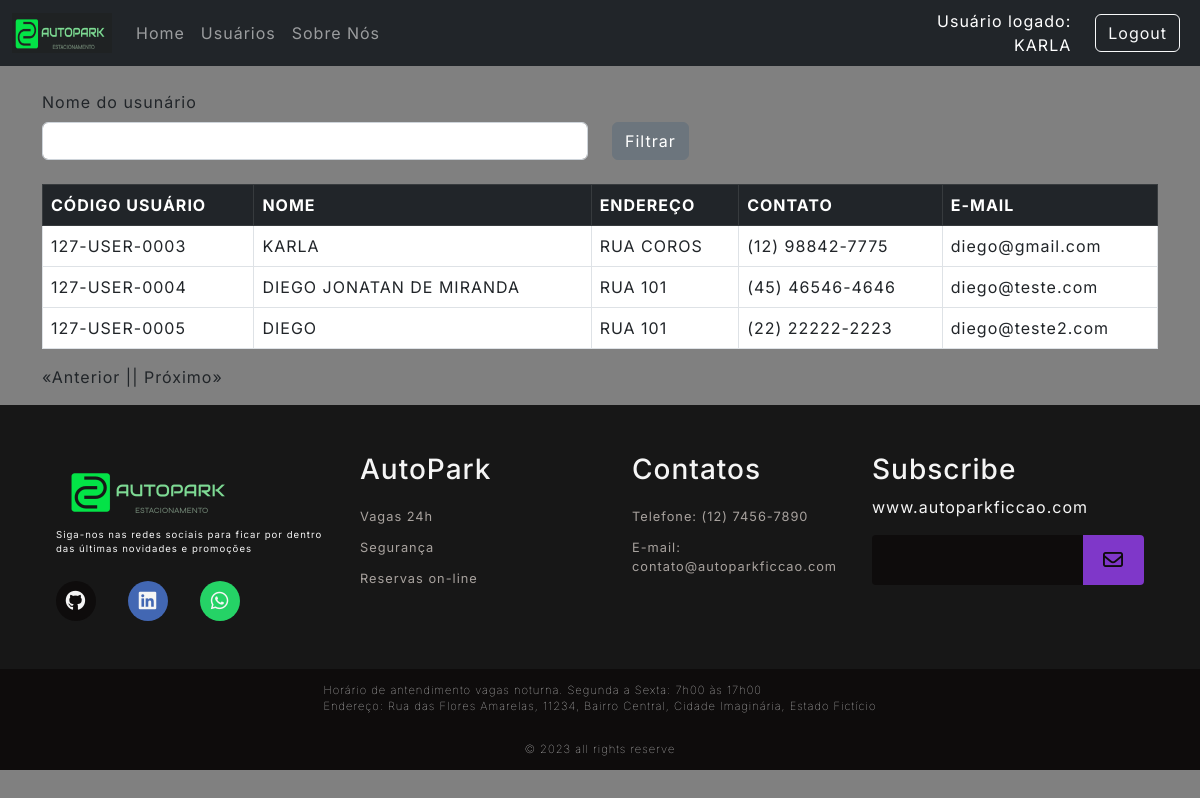
/user/list (signed in), run on an earlier commit of the app's database.
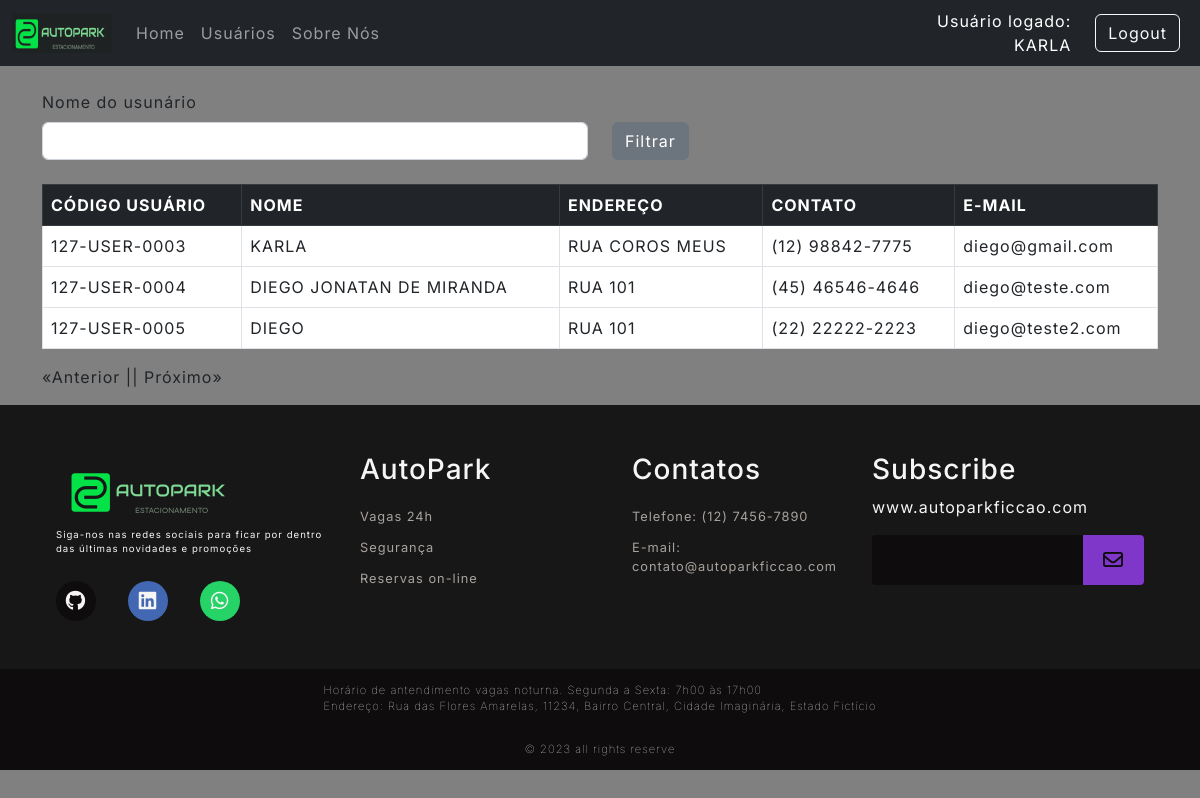
And on a later commit of the database.
### Src/Model/BancoDados.py (models this page shows, shortened)
class Usuarios(UserMixin,db.Model):
  __tablename__= "Usuarios"
  id = db.Column(db.Integer, primary_key=True, autoincrement=True)
  cpf = db.Column(db.Integer, unique=True)
  codUser = db.Column(db.Integer, unique=True)
  nome = db.Column(db.String(150))
  endereco = db.Column(db.String(150))
  contato = db.Column(db.String(150))
  email = db.Column(db.String(150))
  senha = db.Column(db.String(150))
  status = db.Column(db.String(3))

### Src/View/User.py (the view)
@User.route('/list', defaults={'page':1}, methods=['GET'])
@User.route('/list/<int:page>', methods=['GET'])
@login_required
def listUser(page):
  _userFilter=request.values.get('nomeUsuario')
  if _userFilter == 'None' or _userFilter is None:
    _userFilter=""
  return render_template('listaUsuarios.html', listData=UserController.List(page,_userFilter),_nomeUser=_userFilter)

### Src/Controller/Users.py (called while the page is built)
  def List(page,_userFilter, per_page=15):
    if len(_userFilter)<1 :
      query = Usuarios.query.paginate(page=page, per_page=per_page)
      queryCount = Usuarios.query.count()
    else:
      query = Usuarios.query.filter(Usuarios.nome.like('%'+_userFilter+'%')).paginate(page=page, per_page=per_page)
      queryCount = Usuarios.query.count()
    return {
      "regUser": query,
      "count": queryCount,
      "page": page,
      "per_page": per_page
    }

### Src/View/Login.py (called while the page is built)
@login_manager.user_loader
def load_user(employee_id):
  usuario = Usuarios.query.filter_by(id=employee_id).first()
  return usuario

### Templates/listaUsuarios.html (shortened to what this page needs)
{% extends 'base.html' %}
{% block conteudo %}
<br>
<div class="row">
    <label class="form-label" for="form3Example4">Nome do usunário</label>
    <fieldset class="form-group col-md-6">
        <form action="{{url_for('router.user.listUser')}}" method="GET">
            <input type="text" class="form-control" name="nomeUsuario" value="{{_nomeUser}}">
    </fieldset>
    <fieldset class="form-group col-md-4">
        <button type="submit" class="btn btn-secondary">Filtrar</button>
    </fieldset>
</div>
<br>
<div class="bg-white ">
  <table class="table table-bordered table-hover">
    <thead class="table-dark">
      <tr>
        <th scope="col">CÓDIGO USUÁRIO</th>
        <th scope="col">NOME</th>
        <th scope="col">ENDEREÇO</th>
        <th scope="col">CONTATO</th>
        <th scope="col">E-MAIL</th>
      </tr>
    </thead>
    <tbody>
      {% for registro in listData['regUser'].items %}
      {% if not registro.nome == "ADMIN" %}
      <tr>
        <td>{{registro.codUser}}</td>
        <td>{{registro.nome}}</td>
        <td>{{registro.endereco}}</td>
        <td>{{registro.contato}}</td>
        <td>{{registro.email}}</td>
      </tr>
      {% endif %}
      {% endfor %}
    </tbody>
  </table>
</div>
<div style="display: flex;">
    {% if listData['regUser'].has_prev %}
    <a href="{{listData['regUser'].prev_num}}?nomeUsuario={{_nomeUser}}">«Anterior |</a>
    {% else %}
    <p>«Anterior |</p>
    {% endif %}
    {% if listData['regUser'].has_next %}
      {% if listData['page'] == 1%}
        <a href="list/{{listData['regUser'].next_num}}?nomeUsuario={{_nomeUser}}">| Próximo»</a>
      {% else %}
        <a href="{{listData['regUser'].next_num}}?nomeUsuario={{_nomeUser}}">| Próximo»</a>
      {% endif %}
    {% else %}
    <p>| Próximo»</p>
    {% endif %}
</div>
{% endblock conteudo %}

### Templates/base.html (shortened to what this page needs)
<!DOCTYPE html>
<html lang="pt-br">
<head>
  <link rel="stylesheet" href="https://cdn.jsdelivr.net/npm/bootstrap@5.2.3/dist/css/bootstrap.min.css"
>
  <link rel="stylesheet" href="https://cdnjs.cloudflare.com/ajax/libs/font-awesome/6.4.2/css/all.min.css"
 />
  <link rel="stylesheet" href="{{url_for('static', filename='style.css')}}">
</head>
<body>
  <header>
    {% include 'top.html' %}
  </header>
  <main class="main-auto">
    <div class="container">
      {% block conteudo %}
      {% endblock conteudo %}
    </div>
  </main>
  <footer>
    {% include 'footer.html' %}
  </footer>
</body>
</html>

### Templates/top.html
<div id="containers">
    <nav class="navbar navbar-expand-lg navbar-dark bg-dark">
        <div class="container-fluid">
            <a class="navbar-brand" href="{{url_for('router.home.index')}}">
                <img src="{{url_for('static', filename='Images/LogoNavi.png')}}" style="width: 100px; height: 40px;">
            </a>
            <div class="collapse navbar-collapse" id="navbarSupportedContent">
                <ul class="navbar-nav me-auto mb-2 mb-lg-0">
                    <li class="nav-item">
                        <a class="nav-link" href="{{url_for('router.home.index')}}">Home</a>
                    </li>
                    {% if current_user.nome == "ADMIN" %}
                    <li class="nav-item">
                        <a class="nav-link" href="{{url_for('router.traffic.list')}}">Registros</a>
                    </li>
                    <li class="nav-item">
                        <a class="nav-link" href="{{url_for('router.user.listUser')}}">Usuários</a>
                    </li>
                    <li class="nav-item">
                        <a class="nav-link" href="{{url_for('router.cadCartao.ListCartao')}}">Cartão RFID</a>
                    </li>
                    {% elif current_user.nome  %}
                    <li class="nav-item">
                        <a class="nav-link" href="{{ url_for('router.user.listUser')}}">Usuários</a>
                    </li>
                    {% elif current_user.nome  %}
                    <li class="nav-item">
                        <a class="nav-link" href="{{url_for('router.user.listUser')}}">Usuários</a>
                    </li>
                    {% endif %}
                    <li class="nav-item" style="width: 120px;">
                        <a class="nav-link" href="{{url_for('router.about.sobre')}}">Sobre Nós</a>
                    </li>
                </ul>
                {% if not current_user.nome %}
                <div class="text-end" style="width: 200px;">
                    <a type="button" class="btn btn-outline-light me-2"
                        href="{{url_for('router.login.login')}}">Login</a>
                </div>
                {% else %}
                <div class="text-end me-4" style="text-align:right; color:white; width:300px ">
                    Usuário logado:<br>{{current_user.nome}}
                </div>
                <div class="text-end">
                    <a type="button" class="btn btn-outline-light me-2"
                        href="{{url_for('router.login.logout')}}">Logout</a>
                </div>
                {% endif %}
            </div>
        </div>
    </nav>
</div>

### Templates/footer.html (shortened to what this page needs)
  <div id="footer_content">
      <div id="footer_contacts">
          <img src="{{url_for('static', filename='Images/LogoFooter.png')}}">
          <p>Siga-nos nas redes sociais para ficar por dentro das últimas novidades e promoções</p>
          <div id="footer_social_media">
              <a href="#" class="footer-link" id="github">
                <i class="fa-brands fa-github"></i>
              </a>
              <a href="#" class="footer-link" id="linkedin">
                <i class="fa-brands fa-linkedin"></i>
              </a>
              <a href="#" class="footer-link" id="whatsapp">
                <i class="fa-brands fa-whatsapp"></i>
              </a>
          </div>
      </div>
          <ul class="footer-list">
            <li>
              <h3>AutoPark</h3>
            </li>
            <li>
              <a href="#" class="footer-link">Vagas 24h</a>
            </li>
            <li>
              <a href="#" class="footer-link">Segurança</a>
            </li>
            <li>
              <a href="#" class="footer-link">Reservas on-line</a>
            </li>
          </ul>
          <ul class="footer-list">
            <li>
              <h3>Contatos</h3>
            </li>
            <li>
              <a class="footer-link">Telefone: (12) 7456-7890</a>
            </li>
            <li>
              <a href="#" class="footer-link">E-mail: contato@autoparkficcao.com</a>
            </li>
          </ul>
          <div id = "footer_subscribe">
            <h3>Subscribe</h3>
            <p>
              www.autoparkficcao.com
            </p>
            <div id="input_group">
              <input type="email" id="email">
              <button><i class="fa-regular fa-envelope"></i></button>
            </div>
          </div>
  </div>
  <div id="footer_endereco">
    Horário de antendimento vagas noturna. Segunda a Sexta: 7h00 às 17h00
    <br>
    Endereço: Rua das Flores Amarelas, 11234, Bairro Central, Cidade Imaginária, Estado Fictício
  </div>
  <div id="footer_copyright">
      &#169
      2023 all rights reserve
  </div>

### Public/style.css (style rules this page uses)
:root { --color-neutral-0: #0e0c0c; --color-neutral-10: #171717; --color-neutral-30: #a8a29e; --color-neutral-40: #f5f5f5; --color-neutral-50: #808080; }
* { font-family: 'Inter', sans-serif; margin: 0; padding: 0; box-sizing: border-box; letter-spacing: 1px; }
body { background: var(--color-neutral-50); }
main { height: auto; }
footer { bottom: 0; width: 100%; color: var(--color-neutral-40); }
.footer-link { text-decoration: none; }
#footer_content { background-color: var(--color-neutral-10); display: grid; grid-template-columns: repeat(4, 1fr); padding: 3rem 3.5rem; }
#footer_contacts p { font-size: 0.6rem; }
#footer_social_media { display: flex; gap: 2rem; margin-top: 1.5rem; }
#footer_social_media .footer-link { display: flex; align-items: center; justify-content: center; height: 2.5rem; width: 2.5rem; color: var(--color-neutral-40); border-radius: 50%; transition: all 0.4s; }
#footer_social_media .footer-link i { font-size: 1.25rem; }
#github { background-color: #0e0c0c; }
#linkedin { background-color: #4267b3; }
#whatsapp { background-color: #25d366; }
.footer-list { display: flex; flex-direction: column; gap: 0.75rem; list-style: none; font-size: 0.8rem; }
.footer-list .footer-link { color: var(--color-neutral-30); transition: all 0.4s; }
#input_group { display: flex; align-items: center; background-color: var(--color-neutral-0); border-radius: 4px; }
#input_group input { all: unset; padding: 0.75rem; width: 100%; }
#input_group button { background-color: #7f37c9; border: none; color: var(--color-neutral-0); padding: 0px 1.25rem; font-size: 1.25rem; height: 50px; border-radius: 0px 4px 4px 0px; cursor: pointer; transition: all 0.4s; }
#footer_copyright { display: flex; justify-content: center; background-color: var(--color-neutral-0); font-size: 0.7rem; padding: 0.8rem; font-weight: 50; }
#footer_endereco { display: flex; justify-content: center; background-color: var(--color-neutral-0); font-size: 0.7rem; padding: 0.8rem; font-weight: 10; }

What changed in the data, as far as the page shows it:
changed Usuarios "127-USER-0003": endereco "RUA COROS" → "RUA COROS MEUS"
